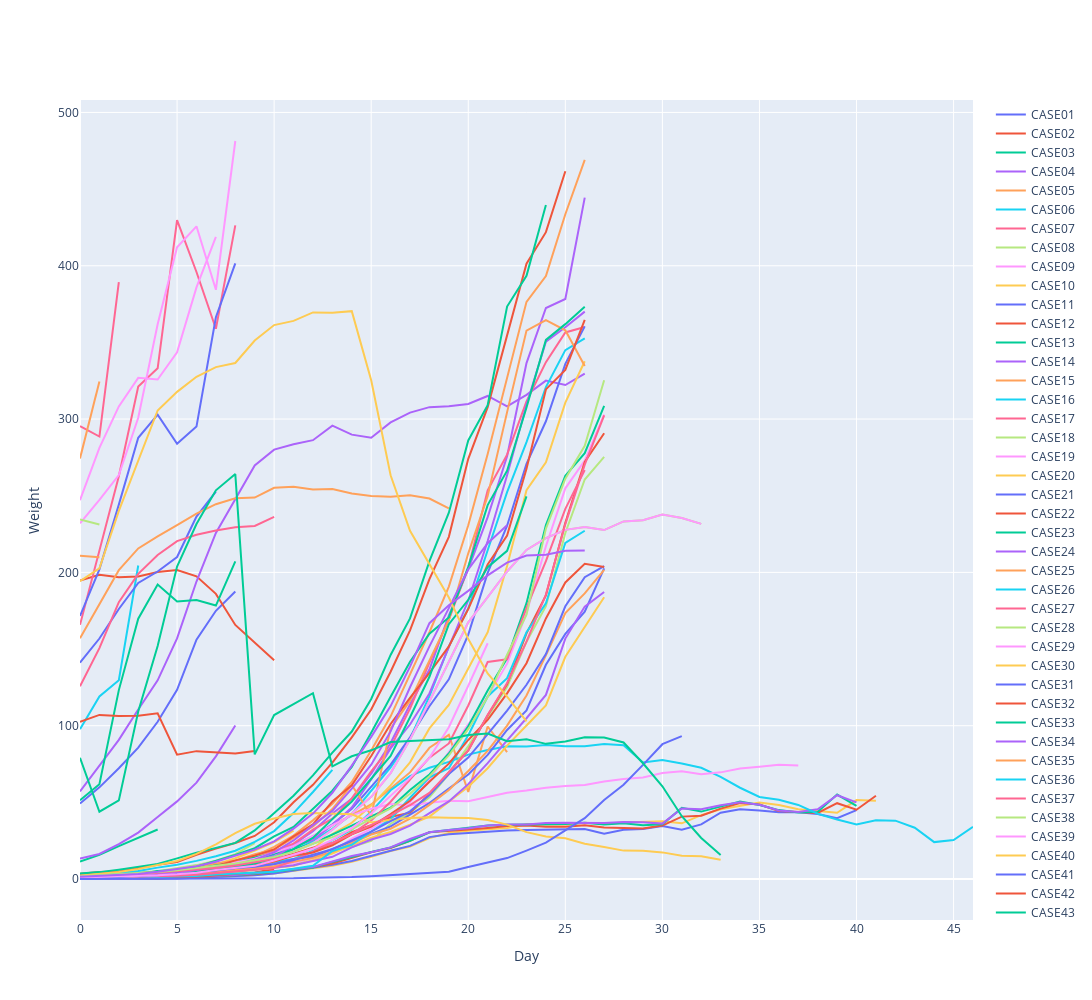

The notebook cell this image was saved under:
### Code cell
fig = go.Figure()

for path in train_label:
        df = pd.read_csv(path)
        weight = df['leaf_weight']
            
        fig.add_trace(go.Scatter(x=weight.index, y=weight,
            mode='lines',
            name=path.split("\\")[-2]))      

fig.update_layout(
    autosize=False,
    width=1500,
    height=1000,
    xaxis_title="Day",
    yaxis_title="Weight")

fig.show()
